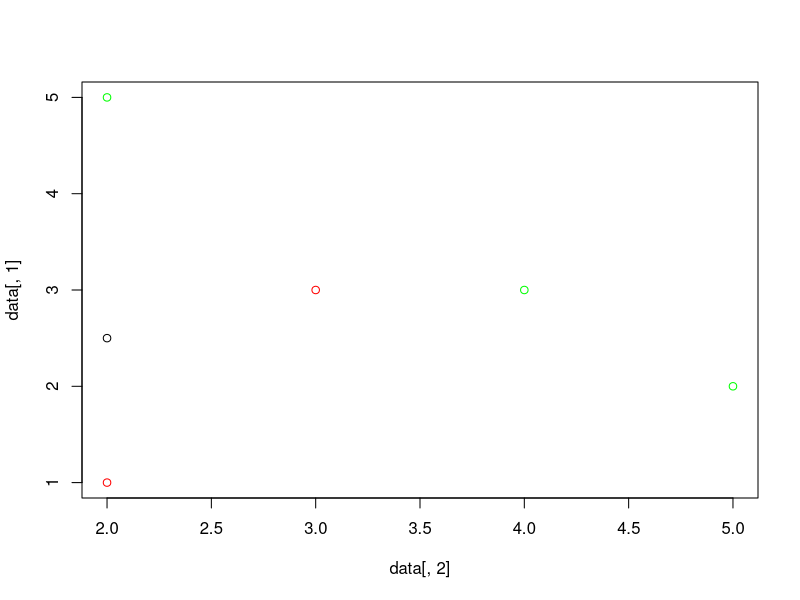
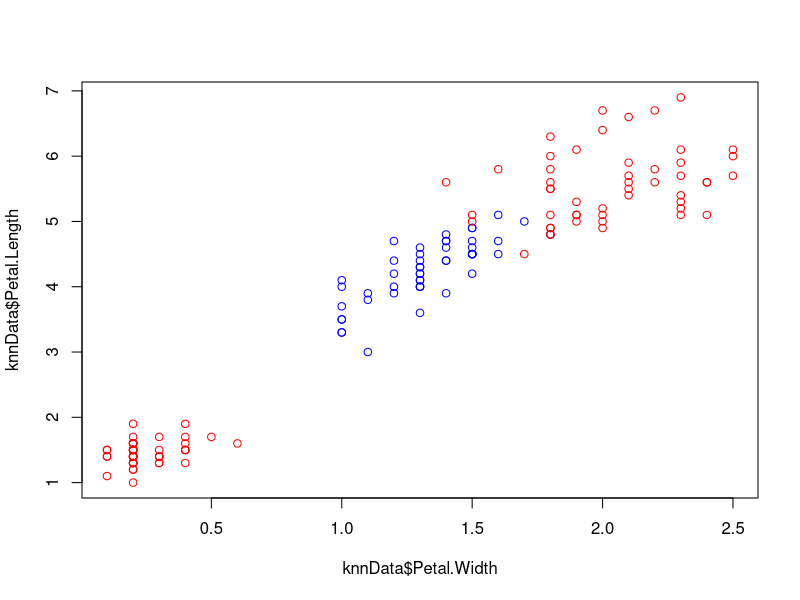
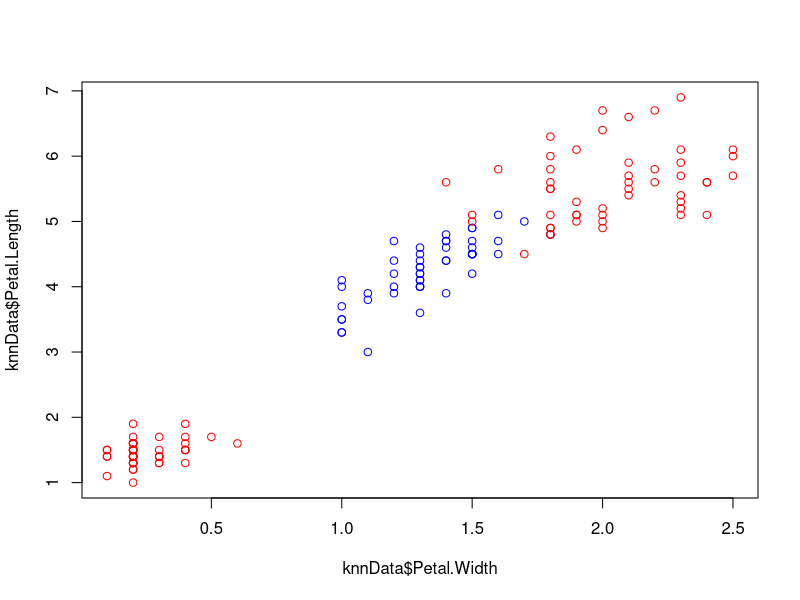

Here is the R script that generated these plots, in order:
library(FNN)
data(iris)

#Part 1
x=c(5,3,2,1,3)
y=c(2,4,5,2,3)
class=c(T,T,T,F,F)
data=data.frame(x,y,class)

print(data)

png("Q2.png")
plot(data[,2],data[,1],col=ifelse(data[,3],"green","red"))
points(x=2,y=2.5)
dev.off()

#Part 2
#prepare the training and testing data
knnData=iris[,-(1:2)]
knnData$Species=ifelse(knnData$Species=="setosa",0,ifelse(knnData$Species=="versicolor",1,2))
knnTrain=knnData[,-3]
trainClasses=factor(knnData[,3])
knnTest=data.frame(Petal.Length=c(1.8,5.3,7.5),Petal.Width=c(6.8,4.8,6))
testClasses=c("GREEN","GREEN","GREEN")

#preform the predicitions
testClasses=knn(knnTrain,knnTest,trainClasses,k=3,prob=T)
print(knnData)

#plot the data
png("data.png")
plot(knnData$Petal.Width,knnData$Petal.Length,col=c("RED","BLUE","BLACK")[knnData$Species])
dev.off()

#plot the results
png("knn.png")
plot(knnData$Petal.Width,knnData$Petal.Length,col=c("RED","BLUE","BLACK")[knnData$Species])
points(knnTest[,2],knnTest[,1],col=c("RED","BLUE","BLACK")[testClasses])
dev.off()

#confusion matrix
tst=knn(knnTrain,knnTrain,trainClasses,k=3,prob=T)
confMatrix=table(tst,trainClasses)
print(confMatrix)
